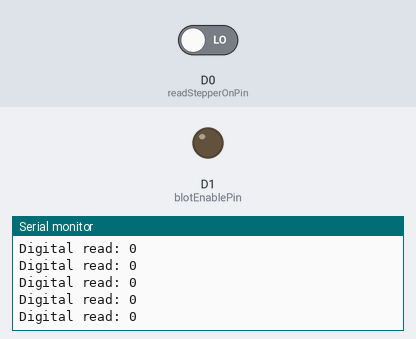
Bench run of a sketch on a simulated ESP8266 (NodeMCU). On the bench: output pins drawn as LEDs (lit = HIGH), the last lines printed to the serial monitor. The test bench sets the inputs (shaded band); at power-on: D0 (readStepperOnPin) LOW. Random numbers use the default seed unless the sketch sets one; pins used as bus, display or sensor lines are not drawn.

Above: at 1.2 s.
1.3 s: D0 (readStepperOnPin) driven HIGH
At 3.5 s:
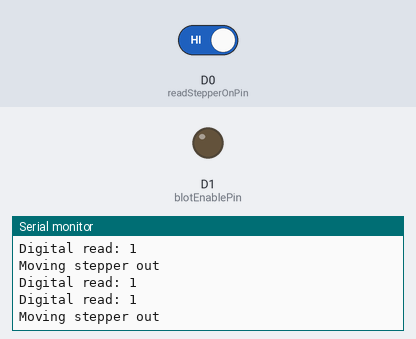
4.3 s: D0 (readStepperOnPin) driven LOW
At 4.9 s:
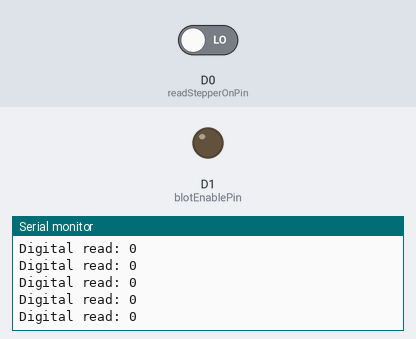

Measured:
- after the input at 1.3 s, the serial monitor: prints a new line at once (image 1)
- after the input at 4.3 s, the serial monitor: prints a new line after 0.28 s (image 2)

The sketch:

undercity_blot.ino
```cpp
const int leftStepperDirPin = D9;
const int leftStepperStepPin = D10;
const int rightStepperDirPin = D7;
const int rightStepperStepPin = D8;
const int blotEnablePin = D1;

const int stepsPerRevolution = 3200;
const int maxStepperPose = 4800;
int stepperPos;

const int maxStepperDelay = 150;
const int minStepperDelay = 25;
int stepperDelay;

const int readStepperOnPin = D0;

void setup() {
  // put your setup code here, to run once:
  pinMode(leftStepperDirPin, OUTPUT);
  pinMode(leftStepperStepPin, OUTPUT);
  pinMode(rightStepperDirPin, OUTPUT);
  pinMode(rightStepperStepPin, OUTPUT);
  pinMode(blotEnablePin, OUTPUT);

  pinMode(readStepperOnPin, INPUT);

  Serial.begin(9600);

}

void loop() {
  if (digitalRead(readStepperOnPin) == 1 && stepperPos <= maxStepperPose) {
    stepperOut();
  }
  else if (digitalRead(readStepperOnPin) == 1 && stepperPos > maxStepperPose) {
    stepperIn();
  }
  // stepperOut();
  // delay(1000);
  Serial.print("Digital read: ");
  Serial.println(digitalRead(readStepperOnPin));

  // stepperIn();
  // delay(1000);
  // delay(5);
}

void stepperOut() {
  digitalWrite(leftStepperDirPin, HIGH);
  digitalWrite(rightStepperDirPin, HIGH);
  Serial.println("Moving stepper out");

  stepperDelay = generateRandomStepperDelay();

  for (int x = 0; x < stepsPerRevolution; x++) {
    stepperPos += x;
    digitalWrite(leftStepperStepPin, HIGH);
    digitalWrite(rightStepperStepPin, HIGH);
    delayMicroseconds(stepperDelay);
    digitalWrite(leftStepperStepPin, LOW);
    digitalWrite(rightStepperStepPin, LOW);
    delayMicroseconds(stepperDelay);
  }
}

void stepperIn() {
  digitalWrite(leftStepperDirPin, LOW);
  digitalWrite(rightStepperDirPin, LOW);

  stepperDelay = generateRandomStepperDelay();

  for (int x = 0; x < stepsPerRevolution; x++) {
    stepperPos -= x;
    digitalWrite(leftStepperStepPin, HIGH);
    digitalWrite(rightStepperStepPin, HIGH);
    delayMicroseconds(stepperDelay);
    digitalWrite(leftStepperStepPin, LOW);
    digitalWrite(rightStepperStepPin, LOW);
    delayMicroseconds(stepperDelay);
  }
}

long generateRandomStepperDelay() {
  return random(minStepperDelay, maxStepperDelay);
}
```
